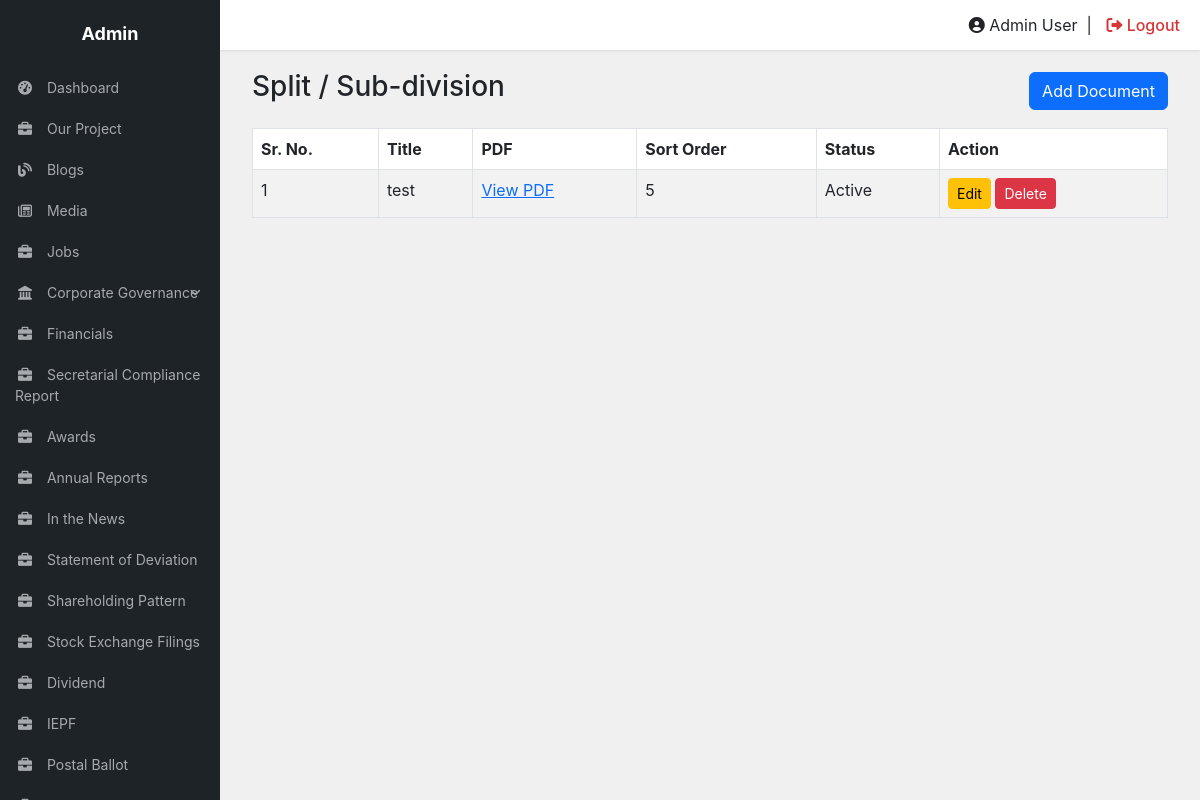
Page /crm/split-Sub-division (signed in) on the committed database.
### tables this page shows
CREATE TABLE `split_subdivisions` (
  `id` int(11) NOT NULL,
  `title` varchar(255) NOT NULL,
  `pdf_file` varchar(500) DEFAULT NULL,
  `sort_order` int(11) DEFAULT '0',
  `status` tinyint(1) DEFAULT '1',
  `created_at` timestamp NOT NULL DEFAULT CURRENT_TIMESTAMP,
  `updated_at` timestamp NOT NULL DEFAULT CURRENT_TIMESTAMP ON UPDATE CURRENT_TIMESTAMP
);

### crm/split-Sub-division/form_helpers.php (called while the page is built, shortened)
<?php
function e($value): string {
    return htmlspecialchars((string)$value, ENT_QUOTES, 'UTF-8');
}

### crm/split-Sub-division/index.php (the view, shortened to what this page needs)
<?php
require_once __DIR__ . '/../../dbc.php';
$result = $conn->query("SELECT id, title, pdf_file, sort_order, status FROM split_subdivisions ORDER BY sort_order ASC, id DESC");
$rows = [];
if ($result) while ($row = $result->fetch_assoc()) $rows[] = $row;
include __DIR__ . '/../includes/header.php';
?>
<div class="container-fluid">
    <div class="d-flex justify-content-between align-items-center mb-3">
        <h3>Split / Sub-division</h3>
        <a href="add.php" class="btn btn-primary">Add Document</a>
    </div>
    <div class="table-responsive">
        <table class="table table-bordered table-striped">
            <thead><tr><th>Sr. No.</th><th>Title</th><th>PDF</th><th>Sort Order</th><th>Status</th><th>Action</th></tr></thead>
            <tbody>
            <?php if ($rows): foreach ($rows as $i => $row): ?>
                <tr>
                    <td><?= $i + 1 ?></td>
                    <td><?= e($row['title']) ?></td>
                    <td><?php if ($row['pdf_file']): ?><a href="/ajmera/<?= e(ltrim($row['pdf_file'], '/')) ?>" target="_blank" rel="noopener">View PDF</a><?php else: ?>—<?php endif; ?></td>
                    <td><?= (int)$row['sort_order'] ?></td>
                    <td><?= (int)$row['status'] === 1 ? 'Active' : 'Inactive' ?></td>
                    <td class="text-nowrap">
                        <a href="edit.php?id=<?= (int)$row['id'] ?>" class="btn btn-sm btn-warning">Edit</a>
                        <form method="post" action="delete.php" class="d-inline" onsubmit="return confirm('Delete this split/sub-division document?');">
                            <button type="submit" class="btn btn-sm btn-danger">Delete</button>
                        </form>
                    </td>
                </tr>
            <?php endforeach; else: ?>
                <tr><td colspan="6" class="text-center">No records available.</td></tr>
            <?php endif; ?>
            </tbody>
        </table>
    </div>
</div>
<?php include __DIR__ . '/../includes/footer.php'; ?>

### crm/includes/header.php (style rules this page uses)
body { background-color: #f0f0f1; font-family: -apple-system, BlinkMacSystemFont, "Segoe UI", Roboto, Oxygen-Sans, Ubuntu, Cantarell, "Helvetica Neue", sans-serif; margin: 0; overflow-x: hidden; }

### rows in the picture
split_subdivisions: title "test", sort_order "5", status "Active"
